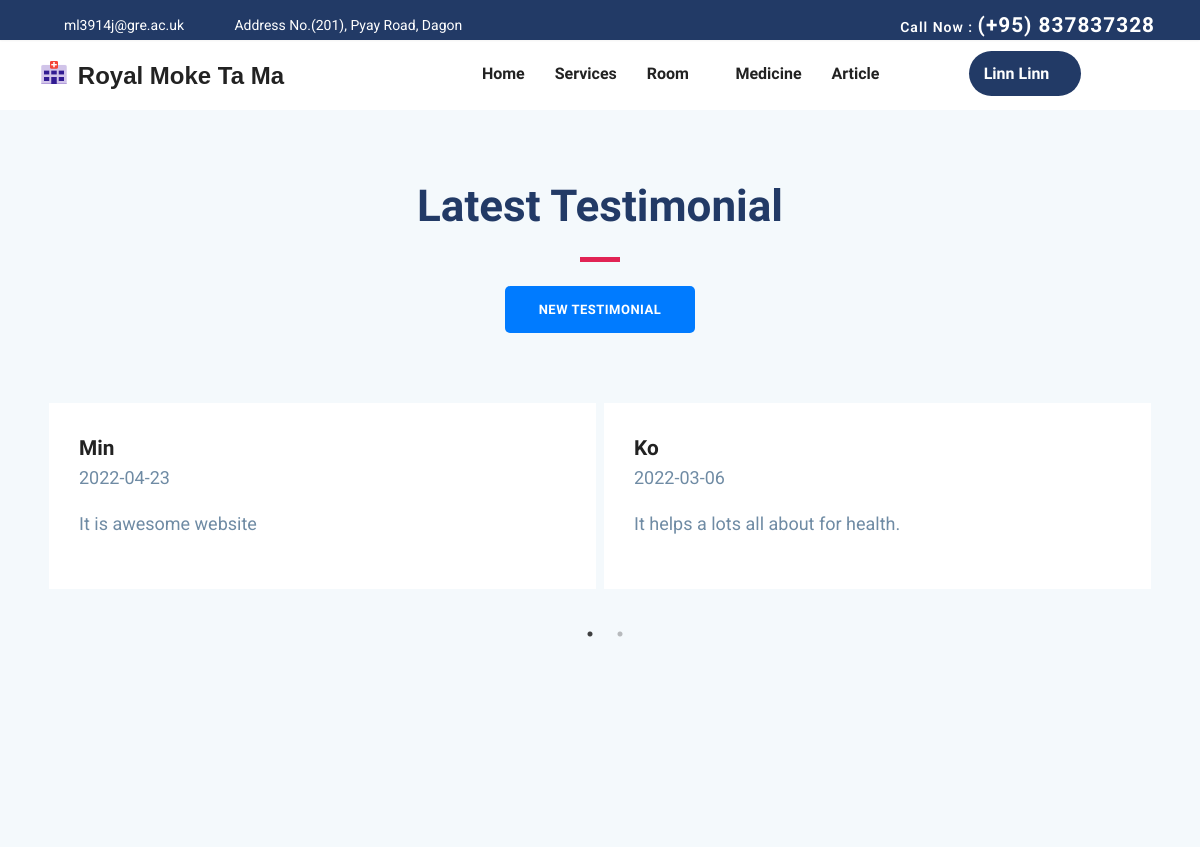
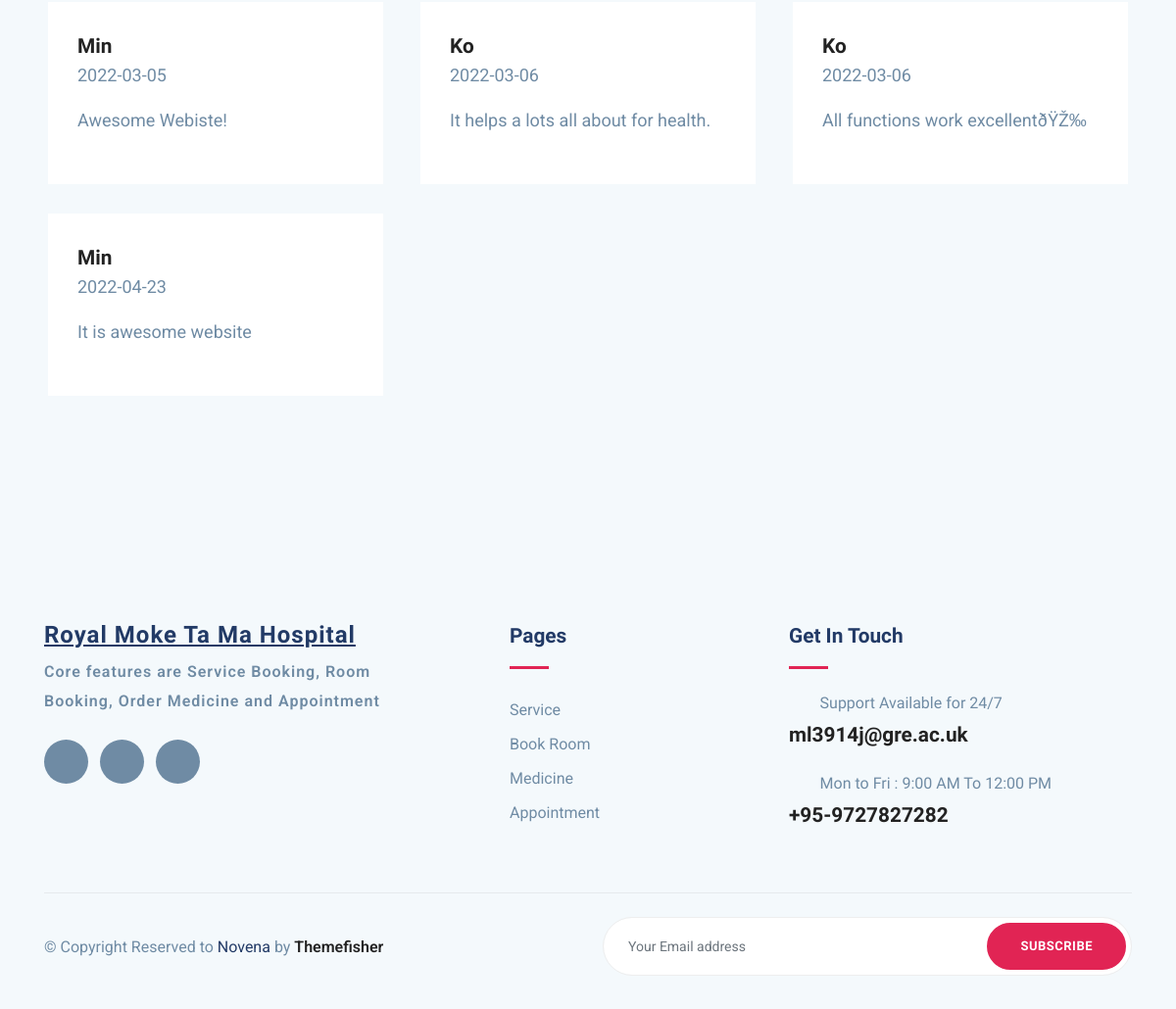
Screenshot of /testimonial.php (signed in) with the database file from the repository (2 pictures, top to bottom).
### tables this page shows
CREATE TABLE `user` (
  `userId` int NOT NULL,
  `userName` varchar(30) NOT NULL,
  `userEmail` varchar(50) NOT NULL,
  `userPassword` text NOT NULL,
  `userPhone` varchar(15) NOT NULL,
  `userAddress` text NOT NULL,
  `userDob` date NOT NULL,
  `userBloodType` varchar(5) NOT NULL,
  `userNrc` varchar(20) NOT NULL,
  `userNote` text
);

CREATE TABLE `testimonial` (
  `testimonialId` int NOT NULL,
  `userId` int DEFAULT NULL,
  `testimonial` text,
  `uploadDate` date DEFAULT NULL
);

### testimonial.php (the view, shortened to what this page needs)
<?php
include('header.php');
include('connect.php');
?>
<section class="section testimonial-2 gray-bg" style="margin-top: 80px;">
    <div class="container">
        <div class="row justify-content-center">
            <div class="col-lg-7">
                <div class="section-title text-center">
                    <h2>Latest Testimonial</h2>
                    <div class="divider mx-auto my-4"></div>
                    <button class="btn btn-primary" data-toggle="modal" data-target="#addTestimonial">New Testimonial</button>
                </div>
            </div>
        </div>
    </div>
    <div class="container">
        <div class="row align-items-center">
            <div class="col-lg-12 testimonial-wrap-2">
                <?php
                $selecttestimonial="SELECT t.*,u.* from testimonial t,user u where t.userId=u.userId order by uploadDate desc";
                $runselecttestimonial=$connection->query($selecttestimonial);
                $count=$runselecttestimonial->num_rows;
                if ($count>0) {
                    $dataoftestimonial=$runselecttestimonial->fetch_all(MYSQLI_ASSOC);
                    foreach ($dataoftestimonial as $dataone) {
                        $date=$dataone['uploadDate'];
                        $testimonial=$dataone['testimonial'];
                        $userName=$dataone['userName'];
                        echo "
                        <div class='testimonial-block style-2  gray-bg'>
                        <i class='icofont-quote-right'></i>
                        <div class='client-info '>
                            <h4>$userName</h4>
                            <p>$date</p>
                            <p>
                                $testimonial
                            </p>
                        </div>
                    </div>
                        ";
                    }
                }
                ?>
            </div>
        </div>
    </div>
</section>
<section class="section testimonial-2 gray-bg">
    <div class="container">
        <div class="row align-items-center">
            <?php
                $selecttestimonial="SELECT t.*,u.* from testimonial t,user u where t.userId=u.userId";
                $runselecttestimonial=$connection->query($selecttestimonial);
                $count=$runselecttestimonial->num_rows;
                if ($count>0) {
                    $dataoftestimonial=$runselecttestimonial->fetch_all(MYSQLI_ASSOC);
                    foreach ($dataoftestimonial as $dataone) {
                        $date=$dataone['uploadDate'];
                        $testimonial=$dataone['testimonial'];
                        $userName=$dataone['userName'];
                        echo "
                        <div class='col-lg-4 '>
                <div class='testimonial-block style-2  gray-bg'>
                    <i class='icofont-quote-right'></i>
                    <div class='client-info '>
                        <h4>$userName</h4>
                        <p>$date</p>
                        <p>
                            $testimonial
                        </p>
                    </div>
                </div>
            </div>
                        ";
                    }
                }
                ?>
        </div>
    </div>
</section>
<?php
include('footer.php');
?>

### header.php (shortened to what this page needs)
<?php
include('connect.php');
?>
<!DOCTYPE html>
<html lang="zxx">
<head>
	<link rel="stylesheet" href="plugins/bootstrap/css/bootstrap.min.css">
	<link rel="stylesheet" href="plugins/icofont/icofont.min.css">
	<link rel="stylesheet" href="plugins/slick-carousel/slick/slick.css">
	<link rel="stylesheet" href="plugins/slick-carousel/slick/slick-theme.css">
	<link rel="stylesheet" href="css/style.css">
	<link rel="stylesheet" type="text/css" href="fixingnavbar.css">
</head>
<body id="top">
	<header id="site-header" class="bg-white">
		<div class="header-top-bar" style="height: 40px;">
			<div class="container">
				<div class="row align-items-center">
					<div class="col-lg-6">
						<ul class="top-bar-info list-inline-item pl-0 mb-0">
							<li class="list-inline-item"><a href="mailto:ml3914j@gre.ac.uk"><i class="icofont-support-faq mr-2"></i>ml3914j@gre.ac.uk</a></li>
							<li class="list-inline-item"><i class="icofont-location-pin mr-2"></i>Address No.(201), Pyay Road, Dagon </li>
						</ul>
					</div>
					<div class="col-lg-6">
						<div class="text-lg-right top-right-bar mt-2 mt-lg-0">
							<a href="tel:+23-345-67890">
								<span>Call Now : </span>
								<span class="h4">(+95) 837837328</span>
							</a>
						</div>
					</div>
				</div>
			</div>
		</div>
		<nav class="navbar navbar-expand-lg navigation" id="navbar">
			<div class="container">
				<a class="navbar-brand" href="index.html">
					<div class="row d-flex align-items-center">
						<img src="images/sitelogo.png" alt="" width="10%" style="margin-top: -15px;" class="mx-2">
						<h3 style="font-family: 'Trebuchet MS', 'Lucida Sans Unicode', 'Lucida Grande', 'Lucida Sans', Arial, sans-serif;">Royal Moke Ta Ma</h3>
					</div>
				</a>
				<div class="collapse navbar-collapse" id="navbarmain">
					<ul class="navbar-nav ml-auto">
						<li class="nav-item active">
							<a class="nav-link" href="index.php">Home</a>
						</li>
						<li class="nav-item"><a class="nav-link" href="service.php">Services</a></li>
						<li class="nav-item dropdown">
							<a class="nav-link dropdown-toggle" href="department.html" id="dropdown02" data-toggle="dropdown" aria-haspopup="true" aria-expanded="false">Room <i class="icofont-thin-down"></i></a>
						</li>
						<li class="nav-item"><a class="nav-link" href="medicine.php">Medicine</a></li>
						<li class="nav-item"><a class="nav-link" href="article.php">Article</a></li>
						<?php
						if (isset($_SESSION['uid'])) {
							$userIdLoginned = $_SESSION['uid'];
							$selectname = "SELECT userName from user where userId=$userIdLoginned";
							$runselectname = $connection->query($selectname);
							$userNameLoginned = "";
							if ($runselectname->num_rows == 1) {
								$dataofuser = $runselectname->fetch_array(MYSQLI_BOTH);
								$userNameLoginned = $dataofuser['userName'];
							}
							if (isset($_SESSION['cart'])) {
								$countofcart = sizeof($_SESSION['cart']);
								echo "<li class='nav-item mr-4'><div style='position:relative;'><a class='nav-link' href='cart.php'><i class='icofont-shopping-cart' style='font-size:26px; color:#223A66;'></i><span class='badge badge-pill badge-success' style='position:absolute; top:1px; right:3px;'>$countofcart</span></a></div></li>";
							} else {
								echo "<li class='nav-item mr-4'><div style='position:relative;'><a class='nav-link' href='cart.php'><i class='icofont-shopping-cart' style='font-size:26px; color:#223A66;'></i></a></div></li>";
							}
							echo "
								<li class='nav-item dropdown'>
								<a class='nav-link dropdown-toggle btn-main btn-round-full text-white' href='blog-sidebar.html' id='setting' data-toggle='dropdown' aria-haspopup='true' aria-expanded='false'>$userNameLoginned <i class='icofont-thin-down'></i></a>
								<ul class='dropdown-menu' aria-labelledby='setting'>
									<li><a class='dropdown-item' href='profile.php'>Profile</a></li>
									<li><a class='dropdown-item' href='testimonial.php'>Testimonial</a></li>
									<li><a class='dropdown-item' href='logout.php'>Logout</a></li>
								</ul>
								</li>
								";
						} else {
							echo "<li class='nav-item'><a class='nav-link' href='login.php'>Login</a></li>";
						}
						?>
						<li class='nav-item mr-4'><a class='nav-link' href='finddoctor.php'><i class='icofont-doctor' style='font-size:26px; color:#223A66;'></i></a></li>
					</ul>
				</div>
			</div>
		</nav>
	</header>

### css/style.css (style rules this page uses)
html { overflow-x: hidden; }
body { line-height: 1.6; font-family: "Roboto", sans-serif; -webkit-font-smoothing: antialiased; font-size: 16px; color: #6F8BA4; font-weight: 400; }
h1, .h1, h2, .h2, h3, .h3, h4, .h4, h5, .h5, h6, .h6 { font-family: "Exo", sans-serif; font-weight: 700; color: #222; }
h2, .h2 { font-size: 44px; }
h3, .h3 { font-size: 1.5rem; }
h4, .h4 { font-size: 1.3rem; line-height: 30px; }
p { line-height: 30px; }
.btn { display: inline-block; font-size: 14px; font-size: 0.8125rem; font-weight: 700; letter-spacing: .5px; padding: .75rem 2rem; font-family: "Exo", sans-serif; text-transform: uppercase; border-radius: 5px; border: 2px solid transparent; transition: all .35s ease; }
.btn-main { background: #223a66; color: #fff; border-color: #223a66; }
.btn-round-full { border-radius: 50px; }
.section { padding: 100px 0; }
a { color: #222; text-decoration: none; transition: all .35s ease; }
.section-title { margin-bottom: 70px; }
.section-title h2 { color: #223a66; }
.gray-bg { background: #f4f9fc; }
#navbarmain { padding: 20px 0px; }
#navbarmain .nav-link { font-weight: 600; padding: 10px 15px; color: #222; font-family: "Exo", sans-serif; text-transform: capitalize; font-size: 16px; transition: all .25s ease; }
.dropdown-toggle::after { display: none; }
.navbar-brand { margin-top: 10px; }
.header-top-bar { background: #223a66; font-size: 14px; padding: 10px 0px; box-shadow: 0 1px 2px rgba(0, 0, 0, 0.05); color: #fff; }
.top-bar-info li a { color: #fff; margin-right: 20px; }
.top-right-bar a span { color: #fff; font-weight: 600; letter-spacing: 1px; }
.divider { width: 40px; height: 5px; background: #e12454; }
.testimonial-block { position: relative; margin-bottom: 20px; }
.testimonial-block p { background: #fff; font-size: 18px; }
.testimonial-block .client-info { margin-bottom: 20px; }
.testimonial-block .client-info h4 { margin-bottom: 0px; }
.testimonial-block i { font-size: 60px; position: absolute; right: 46px; bottom: 89px; opacity: .08; }
.testimonial-block.style-2 { background: #fff; padding: 30px; margin: 0px 4px; margin-bottom: 30px; }
.testimonial-block.style-2 .client-info p { clear: both; background: transparent; }
.testimonial-block.style-2 i { bottom: -20px; color: #e12454; opacity: .3; }

### fixingnavbar.css (style rules this page uses)
@media (min-width: 992px) { #site-header { position: fixed; top: 0; left: 0; width: 100%; z-index: 2; } }
@media (min-width: 992px) { #navbar { height: 70px; } }

### rows the page displays
user: userName "Linn Linn"
testimonial: userId.userName "Min", uploadDate "2022-04-23", testimonial "It is awesome website"
testimonial: userId.userName "Ko", uploadDate "2022-03-06", testimonial "It helps a lots all about for health."
testimonial: userId.userName "Min", uploadDate "2022-03-05", testimonial "Awesome Webiste!"
testimonial: userId.userName "Ko", uploadDate "2022-03-06", testimonial "All functions work excellentðŸŽ‰"
